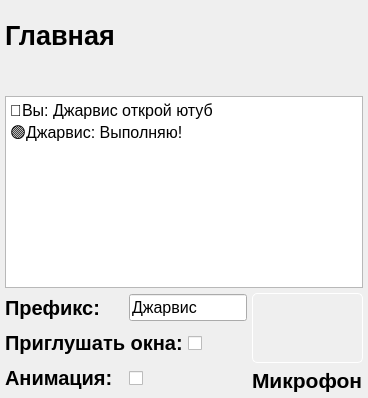
      <widget class="QWidget" name="home">
       <layout class="QVBoxLayout" name="verticalLayout_8">
        <property name="spacing">
         <number>5</number>
        </property>
        <property name="leftMargin">
         <number>5</number>
        </property>
        <property name="topMargin">
         <number>20</number>
        </property>
        <property name="rightMargin">
         <number>5</number>
        </property>
        <property name="bottomMargin">
         <number>5</number>
        </property>
        <item>
         <widget class="QLabel" name="label_main_home">
          <property name="font">
           <font>
            <family>Arial</family>
            <pointsize>20</pointsize>
            <bold>true</bold>
           </font>
          </property>
          <property name="text">
           <string>Главная</string>
          </property>
         </widget>
        </item>
        <item>
         <spacer name="verticalSpacer_3">
          <property name="orientation">
           <enum>Qt::Vertical</enum>
          </property>
          <property name="sizeType">
           <enum>QSizePolicy::Minimum</enum>
          </property>
          <property name="sizeHint" stdset="0">
           <size>
            <width>158</width>
            <height>40</height>
           </size>
          </property>
         </spacer>
        </item>
        <item>
         <layout class="QVBoxLayout" name="verticalLayout_7" stretch="2,1">
          <item>
           <widget class="QPlainTextEdit" name="console">
            <property name="font">
             <font>
              <family>Arial</family>
              <pointsize>12</pointsize>
             </font>
            </property>
            <property name="tabChangesFocus">
             <bool>false</bool>
            </property>
            <property name="readOnly">
             <bool>true</bool>
            </property>
            <property name="plainText">
             <string>🔵Вы: Джарвис открой ютуб
🟢Джарвис: Выполняю!</string>
            </property>
           </widget>
          </item>
          <item>
           <layout class="QHBoxLayout" name="horizontalLayout_6" stretch="0,0">
            <item>
             <layout class="QVBoxLayout" name="verticalLayout_6" stretch="1,1,1">
              <property name="spacing">
               <number>5</number>
              </property>
              <property name="sizeConstraint">
               <enum>QLayout::SetDefaultConstraint</enum>
              </property>
              <item>
               <layout class="QHBoxLayout" name="horizontalLayout_5" stretch="1,0">
                <item>
                 <widget class="QLabel" name="label_prefix">
                  <property name="sizePolicy">
                   <sizepolicy hsizetype="Preferred" vsizetype="Preferred">
                    <horstretch>1</horstretch>
                    <verstretch>0</verstretch>
                   </sizepolicy>
                  </property>
                  <property name="minimumSize">
                   <size>
                    <width>0</width>
                    <height>30</height>
                   </size>
                  </property>
                  <property name="font">
                   <font>
                    <family>Arial</family>
                    <pointsize>15</pointsize>
                    <bold>true</bold>
                   </font>
                  </property>
                  <property name="text">
                   <string>Префикс:</string>
                  </property>
                 </widget>
                </item>
                <item>
                 <widget class="QLineEdit" name="lineEdit">
                  <property name="sizePolicy">
                   <sizepolicy hsizetype="Expanding" vsizetype="Fixed">
                    <horstretch>1</horstretch>
                    <verstretch>1</verstretch>
                   </sizepolicy>
                  </property>
                  <property name="font">
                   <font>
                    <family>Arial</family>
                    <pointsize>12</pointsize>
                   </font>
                  </property>
                  <property name="text">
                   <string>Джарвис</string>
                  </property>
                  <property name="maxLength">
                   <number>20</number>
                  </property>
                  <property name="cursorMoveStyle">
                   <enum>Qt::LogicalMoveStyle</enum>
                  </property>
                 </widget>
                </item>
               </layout>
              </item>
              <item>
               <layout class="QHBoxLayout" name="horizontalLayout_4" stretch="1,1">
                <item>
                 <widget class="QLabel" name="label_mute">
                  <property name="sizePolicy">
                   <sizepolicy hsizetype="Preferred" vsizetype="Preferred">
                    <horstretch>0</horstretch>
                    <verstretch>0</verstretch>
                   </sizepolicy>
                  </property>
                  <property name="minimumSize">
                   <size>
                    <width>0</width>
                    <height>30</height>
                   </size>
                  </property>
                  <property name="font">
                   <font>
                    <family>Arial</family>
                    <pointsize>15</pointsize>
                    <bold>true</bold>
                   </font>
                  </property>
                  <property name="text">
                   <string>Приглушать окна:</string>
                  </property>
                 </widget>
                </item>
                <item>
                 <widget class="QCheckBox" name="switch_mute">
                  <property name="sizePolicy">
                   <sizepolicy hsizetype="Expanding" vsizetype="Fixed">
                    <horstretch>0</horstretch>
                    <verstretch>0</verstretch>
                   </sizepolicy>
                  </property>
                  <property name="minimumSize">
                   <size>
                    <width>0</width>
                    <height>30</height>
                   </size>
                  </property>
                  <property name="text">
                   <string/>
                  </property>
                 </widget>
                </item>
               </layout>
              </item>
              <item>
               <layout class="QHBoxLayout" name="horizontalLayout_3">
                <item>
                 <widget class="QLabel" name="label_animated">
                  <property name="sizePolicy">
                   <sizepolicy hsizetype="Preferred" vsizetype="Preferred">
                    <horstretch>1</horstretch>
                    <verstretch>0</verstretch>
                   </sizepolicy>
                  </property>
                  <property name="minimumSize">
                   <size>
                    <width>0</width>
                    <height>30</height>
                   </size>
                  </property>
                  <property name="font">
                   <font>
                    <family>Arial</family>
                    <pointsize>15</pointsize>
                    <bold>true</bold>
                   </font>
                  </property>
                  <property name="text">
                   <string>Анимация:</string>
                  </property>
                 </widget>
                </item>
                <item>
                 <widget class="QCheckBox" name="switch_animated">
                  <property name="sizePolicy">
                   <sizepolicy hsizetype="Minimum" vsizetype="Fixed">
                    <horstretch>1</horstretch>
                    <verstretch>1</verstretch>
                   </sizepolicy>
                  </property>
                  <property name="minimumSize">
                   <size>
                    <width>0</width>
                    <height>30</height>
                   </size>
                  </property>
                  <property name="text">
                   <string/>
                  </property>
                 </widget>
                </item>
               </layout>
              </item>
             </layout>
            </item>
            <item>
             <layout class="QVBoxLayout" name="verticalLayout_5">
              <item>
               <widget class="QPushButton" name="button_microphone">
                <property name="sizePolicy">
                 <sizepolicy hsizetype="Preferred" vsizetype="Preferred">
                  <horstretch>1</horstretch>
                  <verstretch>1</verstretch>
                 </sizepolicy>
                </property>
                <property name="styleSheet">
                 <string notr="true">QPushButton{
border: 1px solid white;
border-radius: 5px;
}

QPushButton:hover {
    background-color: rgb(39,39,39); 
}

QPushButton:pressed {
    background-color: rgb(25,25,25); 
}</string>
                </property>
                <property name="text">
                 <string/>
                </property>
                <property name="icon">
                 <iconset resource="../resources.qrc">
                  <normaloff>:/images/microphone-white.png</normaloff>:/images/microphone-white.png</iconset>
                </property>
                <property name="iconSize">
                 <size>
                  <width>100</width>
                  <height>100</height>
                 </size>
                </property>
                <property name="checkable">
                 <bool>false</bool>
                </property>
                <property name="default">
                 <bool>false</bool>
                </property>
               </widget>
              </item>
              <item>
               <widget class="QLabel" name="label_microphone">
                <property name="font">
                 <font>
                  <family>Arial</family>
                  <pointsize>16</pointsize>
                  <bold>true</bold>
                 </font>
                </property>
                <property name="text">
                 <string>Микрофон</string>
                </property>
               </widget>
              </item>
             </layout>
            </item>
           </layout>
          </item>
         </layout>
        </item>
       </layout>
      </widget>
